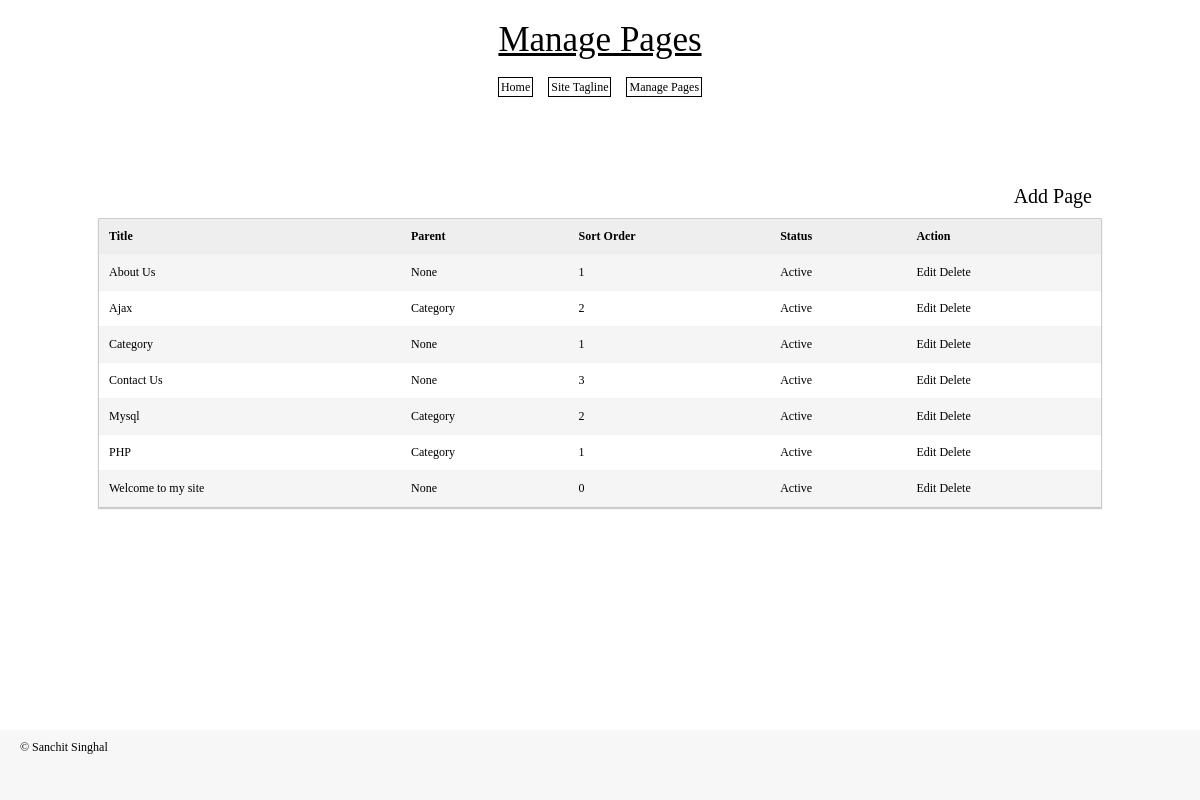
The app's page /manage-site/manage_pages.php with its own data.
### tables this page shows
CREATE TABLE IF NOT EXISTS `mp_pages` (
  `page_id` int(11) NOT NULL AUTO_INCREMENT,
  `page_title` varchar(255) NOT NULL,
  `page_desc` text,
  `meta_keywords` varchar(255) DEFAULT NULL,
  `meta_desc` varchar(255) DEFAULT NULL,
  `sort_order` int(11) NOT NULL DEFAULT '0',
  `parent` varchar(255) NOT NULL DEFAULT '0',
  `status` enum('A','I') NOT NULL DEFAULT 'A',
  `page_alias` varchar(255) DEFAULT NULL,
  PRIMARY KEY (`page_id`),
  UNIQUE KEY `page_name` (`page_alias`)
);

### libs/common_functions.php (called while the page is built, shortened)
<?php
function getParentCategoryName($id) {
    global $DB;
    $sql = "SELECT * FROM " . TABLE_PAGES . " WHERE 1 AND page_id = :id";
    try {
        $stmt = $DB->prepare($sql);
        $stmt->bindValue(":id", $id);
        $stmt->execute();
        $results = $stmt->fetchAll();
    } catch (Exception $ex) {
        echo errorMessage($ex->getMessage());
    }
   return ($results[0]["page_title"] <> "" ) ? $results[0]["page_title"] : "None";
}
?>

### manage-site/manage_pages.php (the view, shortened to what this page needs)
<?php
require("../libs/config.php");
$pageTitle = "Manage Pages";
include("header.php");
?>
<div class="title" style="text-align:right;"><a href="add_edit_page.php">Add Page</a></div>
<table class="bordered">
    <tr>
        <th ><strong>Title</strong> </th>
        <th ><strong>Parent</strong> </th>
        <th ><strong>Sort Order</strong> </th>
        <th><strong>Status</strong> </th>
        <th><strong>Action</strong> </th>
    </tr>
    <?php
    $sql = "SELECT * FROM " . TABLE_PAGES . " WHERE 1 ORDER BY page_title ASC, page_id DESC";
    try {
        $stmt = $DB->prepare($sql);
        $stmt->execute();
        $results = $stmt->fetchAll();
    } catch (Exception $ex) {
        echo errorMessage($ex->getMessage());
    }
    foreach ($results as $rs) {
        ?>
        <tr>
            <td ><?php echo stripslashes($rs["page_title"]); ?></td>
            <td><?php echo stripslashes(getParentCategoryName($rs["parent"])); ?></td>
            <td><?php echo stripslashes($rs["sort_order"]); ?></td>
            <td><?php echo ($rs["status"] == 'A') ? "Active" : "Inactive"; ?></td>
            <td><a href="add_edit_page.php?edit=<?php echo ($rs["page_id"]); ?>">Edit</a>
                <a href="manage_pages.php?del=<?php echo ($rs["page_id"]); ?>" onclick="return confirm('Are you sure?');">Delete</a> </td>
        </tr>
        <?php
    }
    ?>
</table>
<?php
include("footer.php");
?>

### manage-site/header.php (shortened to what this page needs)
<!DOCTYPE html>
<html>
<head>
<link rel="stylesheet" href="style.css" type="text/css" />
</head>
<body>
<div id="container">
    <div id="body">
        <header>
            <div class="mainTitle" ><?php echo $pageTitle; ?></div>
        </header>
        <nav>
        <a href="home.php" class="menus">Home</a>
        <a href="tagline.php" class="menus">Site Tagline</a>
        <a href="manage_pages.php" class="menus">Manage Pages</a>
        </nav>
        <article>

### manage-site/footer.php
        </article>
        <div class="height30"></div>
        <footer>
         <div class="copyright">&copy; Sanchit Singhal</div>
        </footer>
    </div>
</div>
</body>
</html>

### manage-site/style.css (style rules this page uses)
* { margin: 0; }
html, body { margin:0; padding:0; height:100%; }
body { border: 0; font: 12px "Trebuchet MS"; color: #000; background:#fff; }
a { text-decoration: none; color:#000; }
.height30 { clear:both;height:30px; }
#body { width: 1004px; margin: 0 auto; max-width: 100%; padding:20px 0 70px 0; height: 100%; }
#container { min-height:100%; position:relative; }
footer { position: absolute; bottom: 0; left:0; height: 70px; width: 100%; background:#f7f7f7; color:#000; }
.copyright { float:left;padding:10px 0 0 20px; }
.mainTitle { font-size:35px; text-align:center; padding-bottom:20px;text-decoration:underline; }
.title { font-size:20px; padding:10px; text-align:center; }
nav { margin:0 auto; width:100%;text-align:center; margin-bottom:80px; }
.menus { padding:2px; margin:0 6px; border:1px solid #000;text-decoration:none; }
table { *border-collapse: collapse; border-spacing: 0; width: 100%; }
.bordered { border: solid #ccc 1px; -webkit-box-shadow: 0 1px 1px #ccc; -moz-box-shadow: 0 1px 1px #ccc; box-shadow: 0 1px 1px #ccc; }
.bordered td, .bordered th { padding: 10px; border-bottom: 1px solid #f2f2f2; }
.bordered th { background-color: #eee; border-top: none; text-align:left; }
.bordered tbody tr:nth-child(even) { background: #f5f5f5; border:1px solid #000; }

### records on screen
mp_pages: page_title "About Us", parent "None", sort_order "1", status "Active"
mp_pages: page_title "Ajax", parent "Category", sort_order "2", status "Active"
mp_pages: page_title "Category", parent "None", sort_order "1", status "Active"
mp_pages: page_title "Contact Us", parent "None", sort_order "3", status "Active"
mp_pages: page_title "Mysql", parent "Category", sort_order "2", status "Active"
mp_pages: page_title "PHP", parent "Category", sort_order "1", status "Active"
mp_pages: page_title "Welcome to my site", parent "None", sort_order "0", status "Active"

### other values on screen
$pageTitle "Manage Pages"
